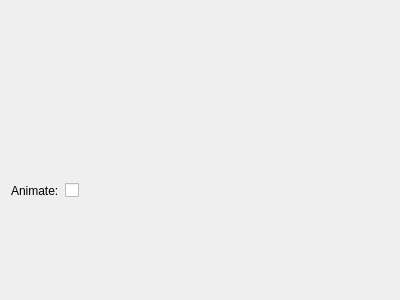
<?xml version="1.0" encoding="UTF-8"?>
<ui version="4.0">
 <class>PathWidgetOuter</class>
 <widget class="QWidget" name="PathWidgetOuter">
  <property name="geometry">
   <rect>
    <x>0</x>
    <y>0</y>
    <width>400</width>
    <height>300</height>
   </rect>
  </property>
  <property name="windowTitle">
   <string>Form</string>
  </property>
  <layout class="QVBoxLayout" name="verticalLayout" stretch="10,1,5">
   <item>
    <widget class="rip::navigation::pathfollower::gui::PathWidgetInner" name="inner" native="true"/>
   </item>
   <item>
    <layout class="QHBoxLayout" name="horizontalLayout">
     <item>
      <widget class="QLabel" name="label">
       <property name="text">
        <string>Animate:</string>
       </property>
      </widget>
     </item>
     <item>
      <widget class="QCheckBox" name="animate">
       <property name="text">
        <string/>
       </property>
      </widget>
     </item>
     <item>
      <spacer name="horizontalSpacer">
       <property name="orientation">
        <enum>Qt::Horizontal</enum>
       </property>
       <property name="sizeHint" stdset="0">
        <size>
         <width>40</width>
         <height>20</height>
        </size>
       </property>
      </spacer>
     </item>
    </layout>
   </item>
   <item>
    <widget class="rip::navigation::pathfollower::gui::WaypointListWidgetOuter" name="widget" native="true"/>
   </item>
  </layout>
 </widget>
 <customwidgets>
  <customwidget>
   <class>rip::navigation::pathfollower::gui::WaypointListWidgetOuter</class>
   <extends>QWidget</extends>
   <header>path_follower_gui/waypoint_list_widget_outer.hpp</header>
   <container>1</container>
  </customwidget>
  <customwidget>
   <class>rip::navigation::pathfollower::gui::PathWidgetInner</class>
   <extends>QWidget</extends>
   <header>path_follower_gui/path_widget_inner.hpp</header>
   <container>1</container>
  </customwidget>
 </customwidgets>
 <resources/>
 <connections/>
</ui>
